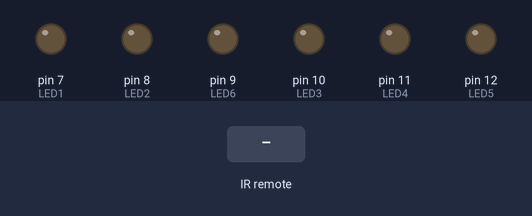
Simulated run of this sketch. Board: Arduino Uno, built with avr-gcc and run on an emulated ATmega328P. Shown: output pins drawn as LEDs (lit = HIGH). The test bench sets the inputs (shaded band).

Above: at 1.2 s.
1.3 s: infrared code 0xFF30CF received
At 2.2 s:
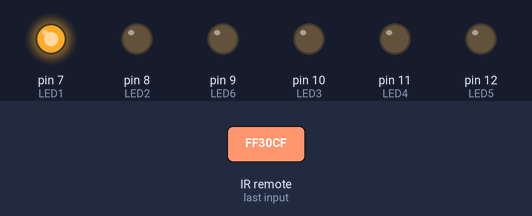
2.8 s: infrared code 0xFF18E7 received
At 3.4 s:
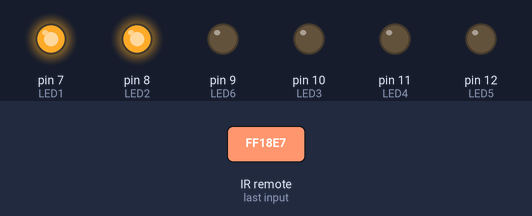
4.3 s: infrared code 0xFF7A85 received
At 5.5 s:
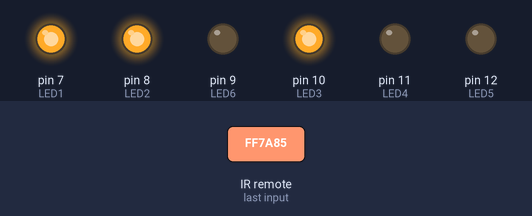
5.8 s: infrared code 0xFF10EF received
At 6.9 s:
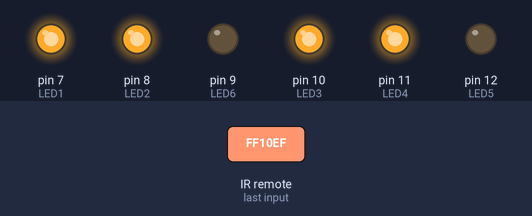
7.3 s: infrared code 0xFF38C7 received
At 8.0 s:
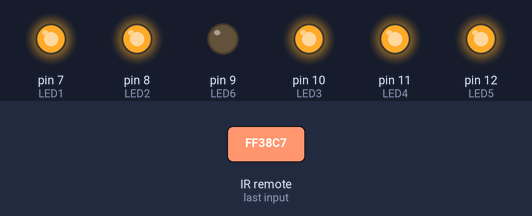
8.8 s: infrared code 0xFF5AA5 received
At 9.1 s:
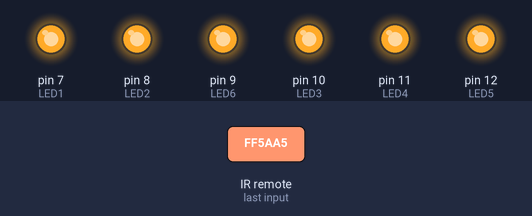
Timing chart, 0 to 11.3 s (numbered marks = the images above; inputs shaded):
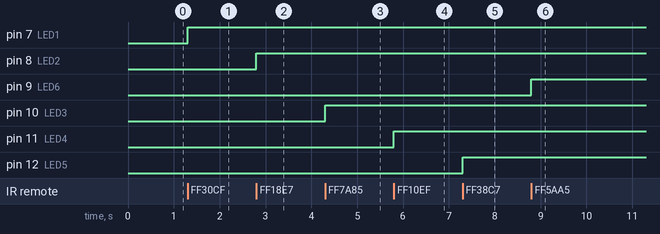

Measured:
- after the input at 1.3 s, pin 7 (LED1): LOW → HIGH at once
- after the input at 2.8 s, pin 8 (LED2): LOW → HIGH at once
- after the input at 4.3 s, pin 10 (LED3): LOW → HIGH at once
- after the input at 5.8 s, pin 11 (LED4): LOW → HIGH at once
- after the input at 7.3 s, pin 12 (LED5): LOW → HIGH at once
- after the input at 8.8 s, pin 9 (LED6): LOW → HIGH at once

The sketch:

IR.ino
```cpp
/*  controlling LEDs with IR remote by fabianbarszcz  */
#include <IRremote.h>

int IRpin = 3;  // pin for the IR sensor
int LED1 = 7;    // LED pin
int LED2 = 8;     // LED on pin 8
int LED3 = 10;
int LED4 = 11;
int LED5 = 12;
int LED6 = 9;

IRrecv irrecv(IRpin);
decode_results results;
#define code1 16724175  //put here your IR code
#define code2 16718055
#define code3 16743045
#define code4 16716015
#define code5 16726215
#define code6 16734885
int z=300;    //delay - avoids recieving continuous signal
int LED1on=0; // initializing LEDon as true
int LED2on=0;
int LED3on=0;
int LED4on=0;
int LED5on=0;
int LED6on=0;

void setup()
{
  Serial.begin(9600);
  irrecv.enableIRIn(); // Start the receiver
  irrecv.blink13(true);
  pinMode(LED1, OUTPUT);
  pinMode(LED2, OUTPUT);
  pinMode(LED3, OUTPUT);
  pinMode(LED4, OUTPUT);
  pinMode(LED5, OUTPUT);
  pinMode(LED6, OUTPUT);
}

void loop()
{

  if (irrecv.decode(&results))
    {

      switch (results.value)
      {
          default:
            LED1on=0;
            delay(z);
            break;

      case code1:

        if(LED1on==0)
                {
                LED1on=1;
                digitalWrite(LED1, HIGH);
                delay(z);
                }
         else
                {
                 LED1on=0;
                 digitalWrite(LED1, LOW);
                 delay(z);
                }
        break;

      case code2:

        if(LED2on==0)
                {
                LED2on=1;
                digitalWrite(LED2, HIGH);
                delay(z);
                }
         else
                {
                 LED2on=0;
                 digitalWrite(LED2, LOW);
                 delay(z);
                }
        break;

      case code3:

      if(LED3on==0)
              {
              LED3on=1;
              digitalWrite(LED3, HIGH);
              delay(z);
              }
       else
              {
               LED3on=0;
               digitalWrite(LED3, LOW);
               delay(z);
              }
      break;

      case code4:

      if(LED4on==0)
              {
              LED4on=1;
              digitalWrite(LED4, HIGH);
              delay(z);
              }
       else
              {
               LED4on=0;
               digitalWrite(LED4, LOW);
               delay(z);
              }
      break;

      case code5:

      if(LED5on==0)
              {
              LED5on=1;
              digitalWrite(LED5, HIGH);
              delay(z);
              }
       else
              {
               LED5on=0;
               digitalWrite(LED5, LOW);
               delay(z);
              }
      break;

      case code6:

      if(LED6on==0)
              {
              LED6on=1;
              digitalWrite(LED6, HIGH);
              delay(z);
              }
       else
              {
               LED6on=0;
               digitalWrite(LED6, LOW);
               delay(z);
              }
      break;
      }
      /*                                            uncommect to get info about your remote standard
      if (results.decode_type == NEC) {
      Serial.print("NEC: ");
      } else if (results.decode_type == SONY) {
        Serial.print("SONY: ");
      } else if (results.decode_type == RC5) {
        Serial.print("RC5: ");
      } else if (results.decode_type == RC6) {
        Serial.print("RC6: ");
      } else if (results.decode_type == UNKNOWN) {
        Serial.print("UNKNOWN: ");
      }

      Serial.println(results.value, DEC);*/
      irrecv.resume(); // Receive the next value
    }

}
```
